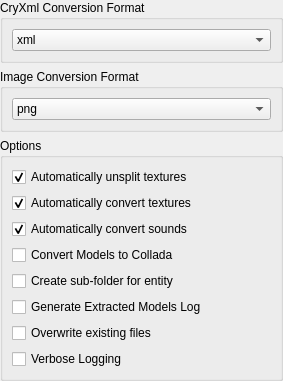
<?xml version="1.0" encoding="UTF-8"?>
<ui version="4.0">
 <class>Form</class>
 <widget class="QWidget" name="Form">
  <property name="geometry">
   <rect>
    <x>0</x>
    <y>0</y>
    <width>283</width>
    <height>340</height>
   </rect>
  </property>
  <property name="windowTitle">
   <string>Form</string>
  </property>
  <layout class="QVBoxLayout" name="verticalLayout">
   <property name="leftMargin">
    <number>0</number>
   </property>
   <property name="topMargin">
    <number>0</number>
   </property>
   <property name="rightMargin">
    <number>0</number>
   </property>
   <property name="bottomMargin">
    <number>0</number>
   </property>
   <item>
    <widget class="QWidget" name="options_widget" native="true">
     <property name="sizePolicy">
      <sizepolicy hsizetype="Preferred" vsizetype="Preferred">
       <horstretch>1</horstretch>
       <verstretch>1</verstretch>
      </sizepolicy>
     </property>
     <property name="minimumSize">
      <size>
       <width>0</width>
       <height>0</height>
      </size>
     </property>
     <property name="maximumSize">
      <size>
       <width>16777215</width>
       <height>16777215</height>
      </size>
     </property>
     <layout class="QVBoxLayout" name="verticalLayout_6">
      <property name="leftMargin">
       <number>0</number>
      </property>
      <property name="topMargin">
       <number>0</number>
      </property>
      <property name="rightMargin">
       <number>0</number>
      </property>
      <property name="bottomMargin">
       <number>0</number>
      </property>
      <item>
       <widget class="QGroupBox" name="groupBox">
        <property name="toolTip">
         <string>SCDV will automatically convert CryXml binary content to standard XML or JSON formatted files.</string>
        </property>
        <property name="title">
         <string>CryXml Conversion Format</string>
        </property>
        <layout class="QVBoxLayout" name="verticalLayout_13">
         <item>
          <widget class="QComboBox" name="opt_cryxmlFmt">
           <item>
            <property name="text">
             <string>xml</string>
            </property>
           </item>
           <item>
            <property name="text">
             <string>json</string>
            </property>
           </item>
           <item>
            <property name="text">
             <string>CryXmlB</string>
            </property>
           </item>
          </widget>
         </item>
        </layout>
       </widget>
      </item>
      <item>
       <widget class="QGroupBox" name="groupBox_6">
        <property name="title">
         <string>Image Conversion Format</string>
        </property>
        <layout class="QVBoxLayout" name="verticalLayout_14">
         <item>
          <widget class="QComboBox" name="opt_imgFmt">
           <item>
            <property name="text">
             <string>png</string>
            </property>
           </item>
           <item>
            <property name="text">
             <string>tif</string>
            </property>
           </item>
           <item>
            <property name="text">
             <string>tga</string>
            </property>
           </item>
          </widget>
         </item>
        </layout>
       </widget>
      </item>
      <item>
       <widget class="QGroupBox" name="groupBox_2">
        <property name="title">
         <string>Options</string>
        </property>
        <layout class="QVBoxLayout" name="verticalLayout_15">
         <item>
          <widget class="QCheckBox" name="opt_autoUnsplitTextures">
           <property name="toolTip">
            <string>Automatically un-split &quot;dds.n&quot; files into a single &quot;dds&quot; file</string>
           </property>
           <property name="text">
            <string>Automatically unsplit textures</string>
           </property>
           <property name="checked">
            <bool>true</bool>
           </property>
          </widget>
         </item>
         <item>
          <widget class="QCheckBox" name="opt_autoConvertTextures">
           <property name="enabled">
            <bool>true</bool>
           </property>
           <property name="toolTip">
            <string>Automatically convert DDS textures to TIF formats. This requires automatically unsplitting textures, and the original DDS file will also be extracted.</string>
           </property>
           <property name="text">
            <string>Automatically convert textures</string>
           </property>
           <property name="checked">
            <bool>true</bool>
           </property>
          </widget>
         </item>
         <item>
          <widget class="QCheckBox" name="opt_autoConvertSounds">
           <property name="toolTip">
            <string>Automatically convert referenced ship sound files to ogg files. The converted files will be named by their trigger name.</string>
           </property>
           <property name="text">
            <string>Automatically convert sounds</string>
           </property>
           <property name="checked">
            <bool>true</bool>
           </property>
          </widget>
         </item>
         <item>
          <widget class="QCheckBox" name="opt_convertModelsDAE">
           <property name="enabled">
            <bool>true</bool>
           </property>
           <property name="toolTip">
            <string>Automatically convert CryEngine (.cga/.cgf/.skin/.chr) models to standard formats.</string>
           </property>
           <property name="text">
            <string>Convert Models to Collada</string>
           </property>
           <property name="checked">
            <bool>false</bool>
           </property>
          </widget>
         </item>
         <item>
          <widget class="QCheckBox" name="opt_createSubFolder">
           <property name="toolTip">
            <string>This will create a new folder with the entity's name in the selected export directory and extract all of the entity's data there. Otherwise, all entities will be extracted into the same selected export directory.</string>
           </property>
           <property name="text">
            <string>Create sub-folder for entity</string>
           </property>
           <property name="checked">
            <bool>false</bool>
           </property>
          </widget>
         </item>
         <item>
          <widget class="QCheckBox" name="opt_genModelLog">
           <property name="toolTip">
            <string>Create an addition log file containing all of the extracted model files (cga/cgf/chr/skin)</string>
           </property>
           <property name="text">
            <string>Generate Extracted Models Log</string>
           </property>
          </widget>
         </item>
         <item>
          <widget class="QCheckBox" name="opt_overwriteExisting">
           <property name="text">
            <string>Overwrite existing files</string>
           </property>
          </widget>
         </item>
         <item>
          <widget class="QCheckBox" name="opt_Verbose">
           <property name="text">
            <string>Verbose Logging</string>
           </property>
          </widget>
         </item>
         <item>
          <spacer name="verticalSpacer">
           <property name="orientation">
            <enum>Qt::Vertical</enum>
           </property>
           <property name="sizeHint" stdset="0">
            <size>
             <width>20</width>
             <height>40</height>
            </size>
           </property>
          </spacer>
         </item>
        </layout>
       </widget>
      </item>
     </layout>
    </widget>
   </item>
  </layout>
 </widget>
 <resources/>
 <connections/>
</ui>
